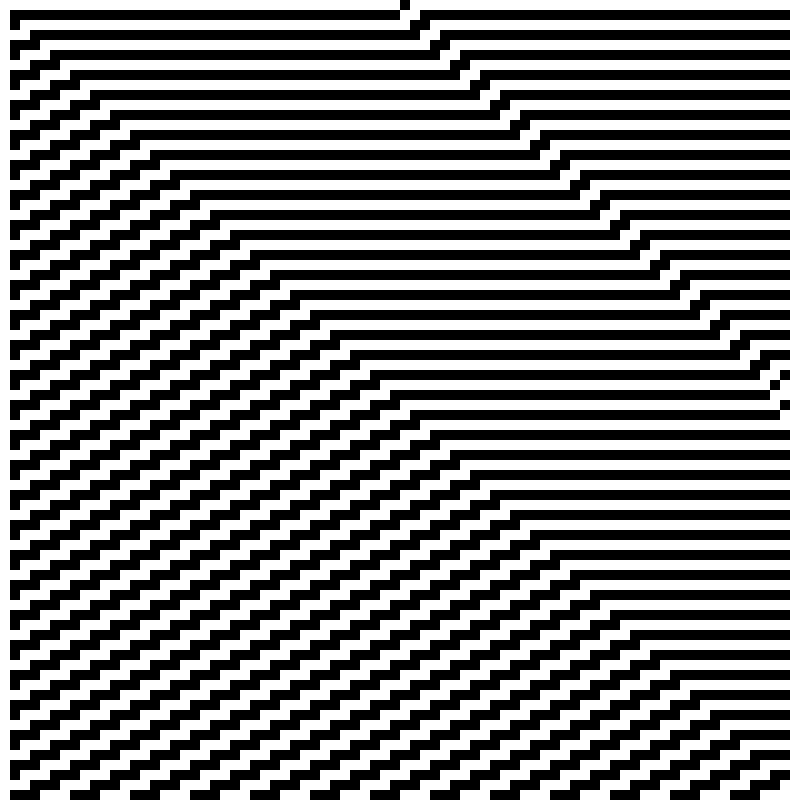
Frame 1 (no input)
Frame 2 (the mouse pressed at the canvas centre, redrawn once): identical to frame 1, image omitted

The p5.js sketch that drew this single still picture (run headless with seeded random() and noise() and a simulated clock; the mouse was pressed at the canvas centre and the sketch redrawn once):

// p5.js sketch
// ── sketch.js
const CELL_SIZE = 10;
const RULE_NUMBER = 11;

let cols;
let rows;
let grid = [];
let rule = [];

function setup() {
  createCanvas(800, 800);

  cols = floor(width / CELL_SIZE);
  rows = floor(height / CELL_SIZE);

  rule = makeRule(RULE_NUMBER);

  // first generation
  grid.push(new Array(cols).fill(0));
  grid[0][floor(cols / 2)] = 1;

  noLoop();
  generate();
}

function draw() {
  background(255);

  for (let y = 0; y < grid.length; y++) {
    for (let x = 0; x < cols; x++) {
      if (grid[y][x]) {
        fill(0);
      } else {
        fill(255);
      }

      noStroke();
      square(x * CELL_SIZE, y * CELL_SIZE, CELL_SIZE);
    }
  }
}

function generate() {
  while (grid.length < rows) {
    let prev = grid[grid.length - 1];
    let next = new Array(cols).fill(0);

    for (let i = 1; i < cols - 1; i++) {
      let left = prev[i - 1];
      let center = prev[i];
      let right = prev[i + 1];

      let index = (left << 2) | (center << 1) | right;

      next[i] = rule[index];
    }

    grid.push(next);
  }
}

function makeRule(n) {
  let r = [];

  for (let i = 0; i < 8; i++) {
    r[i] = (n >> i) & 1;
  }

  return r;
}
